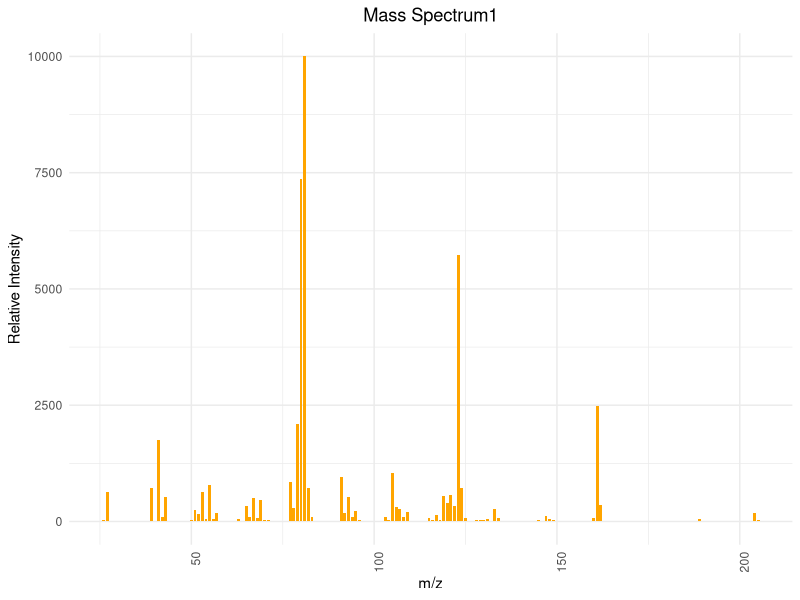
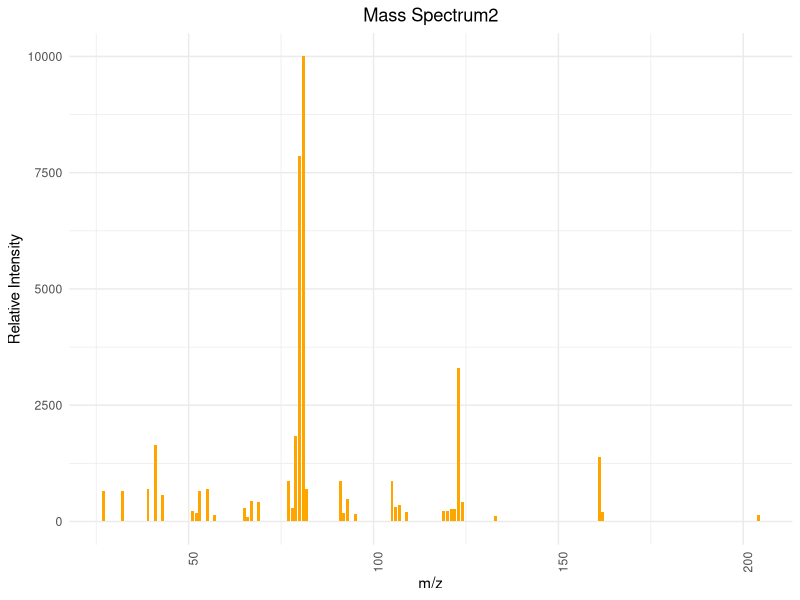
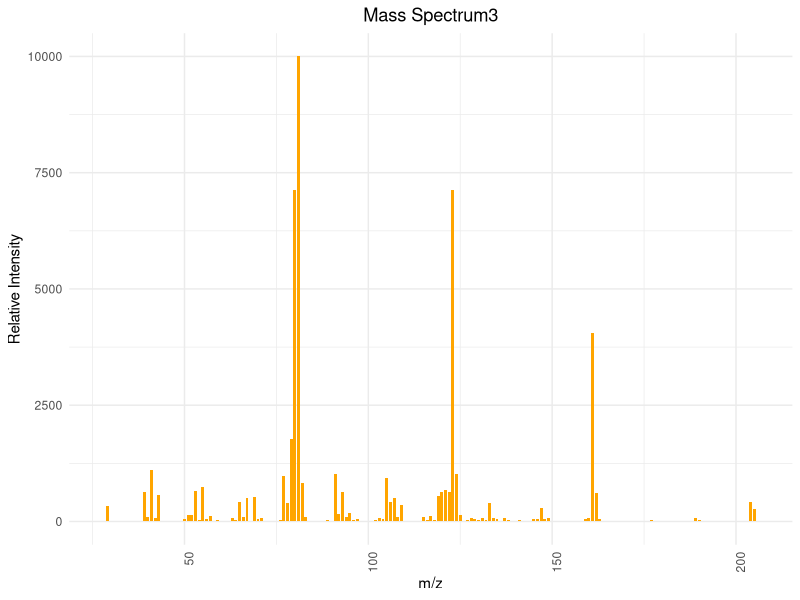
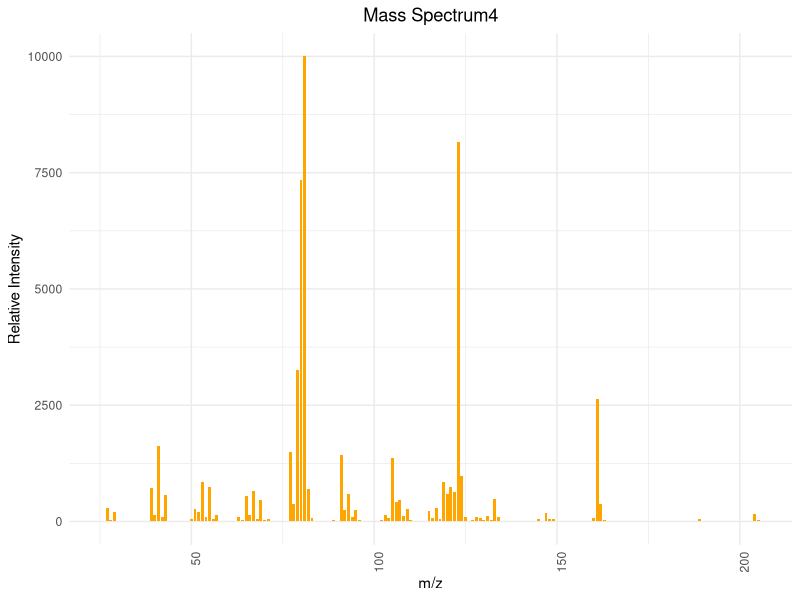

R code for these plots, in order:
## ---- chunk 1
# 安装并加载所需的包
library(ggplot2)

# 图1
mz1 <- c(26, 27, 33, 38, 39, 41, 42, 43, 44, 50, 51, 52, 53, 54, 55, 56, 57, 58, 63, 64, 65, 66, 67, 68, 69, 70, 71, 77, 78, 79, 80, 81, 82, 83, 84, 91, 92, 93, 94, 95, 96, 103, 104, 105, 106, 107, 108, 109, 110, 115, 116, 117, 118, 119, 120, 121, 122, 123, 124, 125, 128, 129, 130, 131, 132, 133, 134, 135, 145, 147, 148, 149, 159, 160, 161, 162, 163, 189, 204, 205)
intensity1 <- c(30, 630, 20, 20, 720, 1750, 90, 520, 10, 40, 240, 170, 640, 60, 780, 50, 180, 20, 50, 20, 330, 90, 500, 70, 470, 40, 40, 840, 280, 2090, 7370, 9999, 710, 90, 20, 950, 180, 530, 100, 230, 30, 90, 40, 1050, 320, 270, 90, 200, 20, 80, 30, 140, 30, 540, 400, 560, 330, 5740, 710, 80, 40, 30, 30, 60, 20, 270, 70, 20, 40, 110, 50, 40, 20, 80, 2490, 360, 20, 50, 180, 30)

data1 <- data.frame(mz1, intensity1)


ggplot(data1, aes(x=mz1, y=intensity1)) +
  geom_bar(stat="identity", fill="orange", width=0.8) + 
  theme_minimal() + 
  labs(title="Mass Spectrum1",
       x="m/z",
       y="Relative Intensity") + 
  theme(axis.text.x = element_text(angle = 90, hjust = 1), plot.title = element_text(hjust = 0.5))  

# 图2
mz2 <- c(27, 32, 39, 41, 43, 51, 52, 53, 55, 57, 65, 66, 67, 69, 77, 78, 79, 80, 81, 82, 91, 92, 93, 95, 105, 106, 107, 109, 119, 120, 121, 122, 123, 124, 133, 161, 162, 204)
intensity2 <- c(660, 650, 700, 1650, 570, 220, 180, 660, 690, 140, 300, 100, 430, 410, 880, 290, 1840, 7860, 9999, 700, 870, 180, 490, 170, 860, 310, 350, 200, 230, 220, 270, 270, 3290, 420, 120, 1380, 200, 150)

data2 <- data.frame(mz2, intensity2)

ggplot(data2, aes(x=mz2, y=intensity2)) +
  geom_bar(stat="identity", fill="orange", width=0.8) + 
  theme_minimal() + 
  labs(title="Mass Spectrum2",
       x="m/z",
       y="Relative Intensity") + 
  theme(axis.text.x = element_text(angle = 90, hjust = 1), plot.title = element_text(hjust = 0.5))  

# 图3
mz3 <- c(28, 29, 38, 39, 40, 41, 42, 43, 50, 51, 52, 53, 54, 55, 56, 57, 59, 63, 64, 65, 66, 67, 68, 69, 70, 71, 73, 74, 75, 76, 77, 78, 79, 80, 81, 82, 83, 89, 91, 92, 93, 94, 95, 96, 97, 102, 103, 104, 105, 106, 107, 108, 109, 110, 115, 116, 117, 118, 119, 120, 121, 122, 123, 124, 125, 127, 128, 129, 130, 131, 132, 133, 134, 135, 136, 137, 138, 141, 142, 143, 144, 145, 146, 147, 148, 149, 150, 158, 159, 160, 161, 162, 163, 164, 173, 175, 176, 177, 178, 187, 188, 189, 190, 191, 192, 202, 203, 204, 205, 206)
intensity3 <- c(20, 330, 20, 630, 90, 1100, 70, 560, 60, 140, 130, 660, 40, 740, 60, 120, 40, 70, 40, 410, 90, 510, 10, 520, 50, 70, 5, 10, 10, 30, 970, 390, 1770, 7120, 9999, 820, 100, 40, 1030, 170, 630, 90, 180, 30, 50, 30, 70, 60, 940, 420, 500, 90, 360, 20, 90, 40, 120, 40, 540, 640, 670, 640, 7120, 1020, 130, 30, 70, 50, 40, 70, 30, 400, 80, 50, 10, 70, 30, 30, 20, 20, 20, 60, 50, 280, 50, 80, 5, 5, 50, 80, 4060, 610, 50, 20, 5, 10, 20, 30, 10, 20, 20, 80, 30, 5, 20, 20, 20, 420, 270, 20)

data3 <- data.frame(mz3, intensity3)

ggplot(data3, aes(x=mz3, y=intensity3)) +
  geom_bar(stat="identity", fill="orange", width=0.8) + 
  theme_minimal() + 
  labs(title="Mass Spectrum3",
       x="m/z",
       y="Relative Intensity") + 
  theme(axis.text.x = element_text(angle = 90, hjust = 1), plot.title = element_text(hjust = 0.5)) 

# 图4
mz4 <- c(26, 27, 28, 29, 38, 39, 40, 41, 42, 43, 44, 50, 51, 52, 53, 54, 55, 56, 57, 58, 62, 63, 64, 65, 66, 67, 68, 69, 70, 71, 74, 75, 76, 77, 78, 79, 80, 81, 82, 83, 84, 89, 90, 91, 92, 93, 94, 95, 96, 97, 102, 103, 104, 105, 106, 107, 108, 109, 110, 115, 116, 117, 118, 119, 120, 121, 122, 123, 124, 125, 126, 127, 128, 129, 130, 131, 132, 133, 134, 135, 141, 142, 143, 144, 145, 146, 147, 148, 149, 150, 159, 160, 161, 162, 163, 175, 176, 189, 190, 204, 205)
intensity4 <- c(10, 290, 30, 200, 20, 710, 130, 1620, 90, 560, 20, 60, 270, 210, 840, 90, 750, 50, 150, 10, 10, 90, 40, 540, 150, 660, 60, 460, 30, 50, 10, 20, 20, 1500, 370, 3250, 7340, 9999, 700, 80, 10, 30, 10, 1440, 240, 590, 90, 250, 30, 10, 30, 140, 80, 1370, 420, 460, 110, 270, 30, 220, 80, 280, 60, 850, 600, 740, 640, 8170, 980, 100, 10, 30, 100, 80, 40, 120, 40, 480, 100, 20, 20, 10, 10, 10, 60, 20, 190, 60, 60, 10, 20, 80, 2630, 380, 30, 10, 10, 50, 10, 160, 30)

data4 <- data.frame(mz4, intensity4)

ggplot(data4, aes(x=mz4, y=intensity4)) +
  geom_bar(stat="identity", fill="orange", width=0.8) + 
  theme_minimal() + 
  labs(title="Mass Spectrum4",
       x="m/z",
       y="Relative Intensity") + 
  theme(axis.text.x = element_text(angle = 90, hjust = 1), plot.title = element_text(hjust = 0.5)) 
